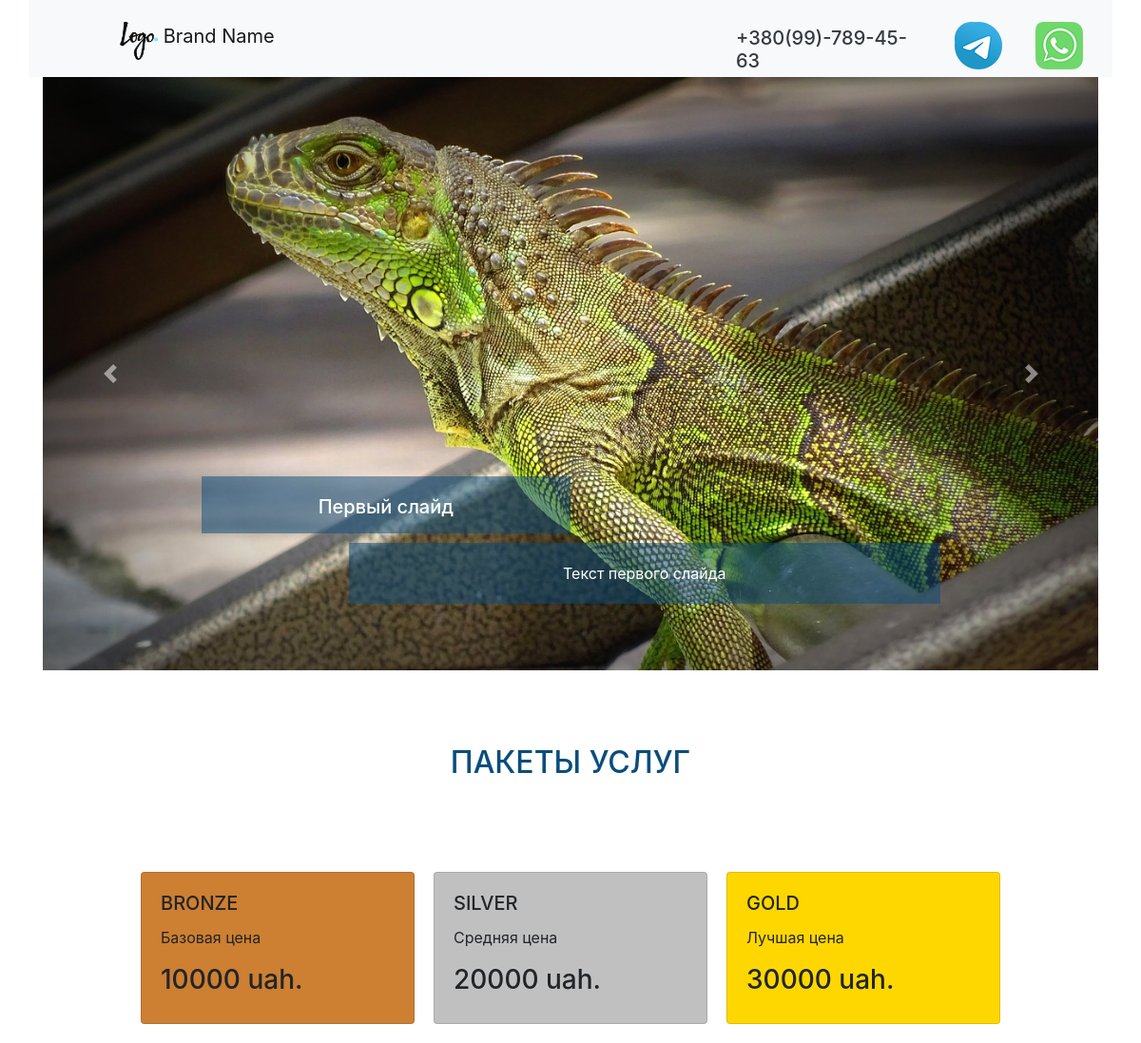
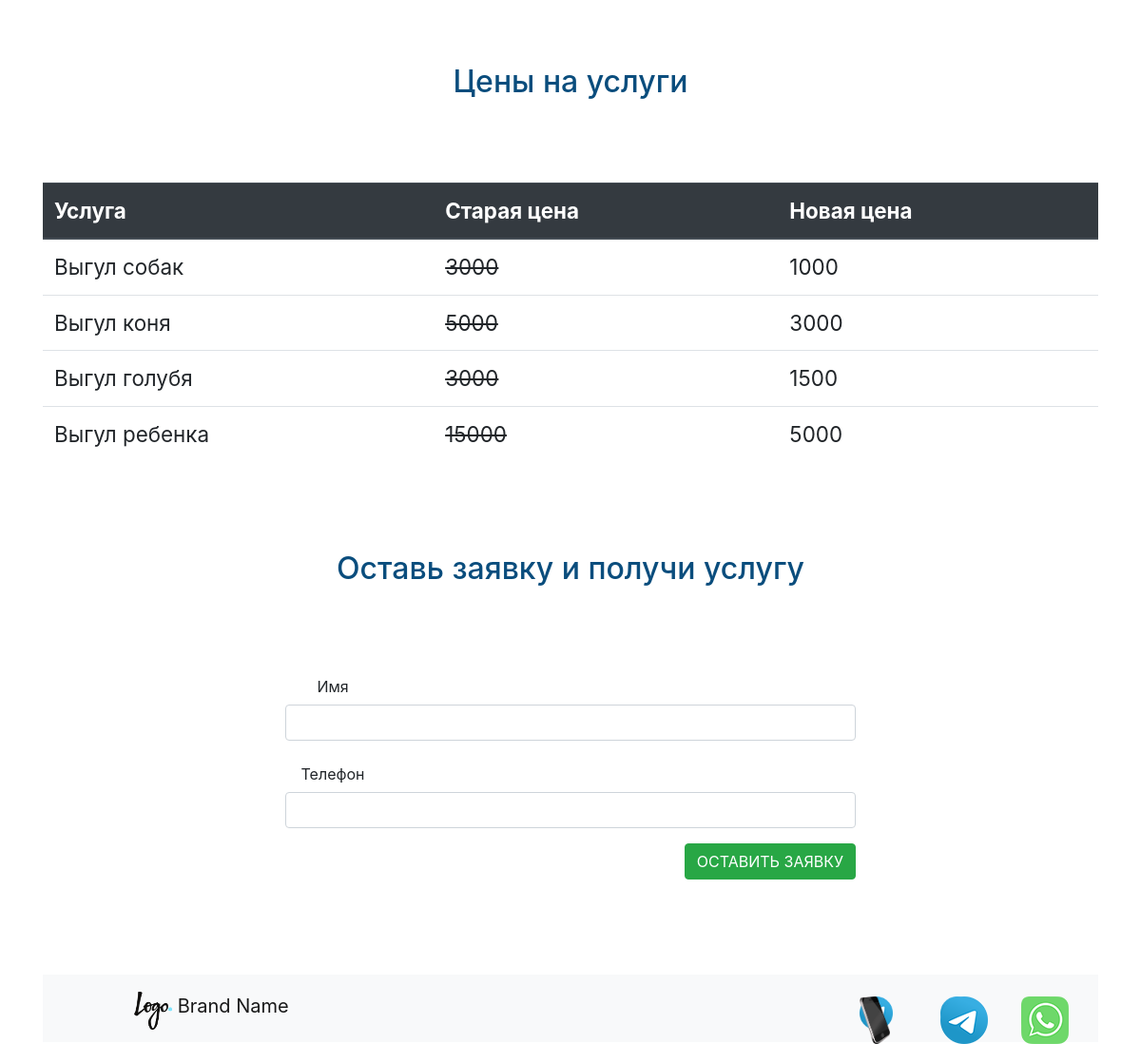
The page / on the database its author committed (2 pictures, top to bottom).
### cms/models.py (models this page shows, shortened)
class CmsSlider(models.Model):
    sl_img = models.ImageField(upload_to='sliderimg/', verbose_name='Картинка слайдера')
    sl_title = models.CharField(max_length=100, verbose_name='Заголовок слайдера')
    sl_text = models.CharField(max_length=250, verbose_name='Текст слайдера')
    sl_css = models.CharField(max_length=50, null=True, default='-', verbose_name='CSS класс')
    class Meta:
        verbose_name = 'Слайд'
        verbose_name_plural = 'Слайды'

### price/models.py (models this page shows, shortened)
class PriceCard(models.Model):
    pc_value = models.CharField(max_length=50, verbose_name='Цена')
    pc_description = models.CharField(max_length=200, verbose_name='Описание')
    class Meta:
        verbose_name = 'Цены'
        verbose_name_plural = 'Цены'

class PriceTable(models.Model):
    pt_title = models.CharField(max_length=200, verbose_name='Услуга')
    pt_old_price = models.CharField(max_length=50, verbose_name='Старая цена')
    pt_new_price = models.CharField(max_length=50, verbose_name='Новая цена')
    class Meta:
        verbose_name = 'Услугу'
        verbose_name_plural = 'Услуги'

### crm/views.py (the view)
# urls.py: path('', first_page, name='first_page')
def first_page(request):
    slide_list = CmsSlider.objects.all()
    pc_1 = PriceCard.objects.get(pk=1)
    pc_2 = PriceCard.objects.get(pk=2)
    pc_3 = PriceCard.objects.get(pk=3)
    price_table = PriceTable.objects.all()
    form = OrderForm()
    context = {
        'slide_list': slide_list,
        'pc_1': pc_1,
        'pc_2': pc_2,
        'pc_3': pc_3,
        'price_table': price_table,
        'form': form
    }
    return render(request, './index.html', context)

### crm/forms.py
class OrderForm(forms.Form):
    name = forms.CharField(max_length=100, widget=forms.TextInput(attrs={'class': 'form-control'}))
    phone = forms.CharField(max_length=100, widget=forms.TextInput(attrs={'class': 'form-control'}))

### templates/index.html (shortened to what this page needs)
{% extends 'base.html' %}
{% load static %}
{% block index %}
{% include 'carusel.html' %}
{% include 'price.html' %}
<section>
    <div class="container class_form">
        <h1 class="text-3">Оставь заявку и получи услугу</h1>
        <div class="row justify-content-center">
            <form action="{% url 'thanks' %}" method="POST" style="width: 50%;">
                <div class="form-group row">
                    <label for="inputEmail3" class="col-sm-2 col-form-label">Имя</label><br>
                    {{ form.name }}
                </div>
                <div class="form-group row">
                    <label for="inputEmail3" class="col-sm-2 col-form-label">Телефон</label><br>
                    {{ form.phone }}
                </div>
                <div style="float: right;" class="form-group row">
                    <button type="submit" class="btn btn-success">ОСТАВИТЬ ЗАЯВКУ</button>
                </div>
            </form>
        </div>
    </div>
</section>
{% endblock %}

### templates/base.html (shortened to what this page needs)
<!doctype html>
{% load static %}
<html lang="en">
<head>
    <link rel="stylesheet" href="{% static 'css/external.css' %}">
    <link rel="stylesheet" href="https://cdn.jsdelivr.net/npm/bootstrap@4.5.3/dist/css/bootstrap.min.css"
>
</head>
<body>
<header>
    <nav class="navbar navbar-light bg-light container">
        <a class="navbar-brand logo-top" href="#">
            <img src="{% static 'img/Logo.png' %}" width="40" height="40" class="d-inline-block align-top" alt=""
                 loading="lazy">
            Brand Name
        </a>
        <div class="contact-top">
            <a class="whatsapp-number" href="https://web.whatsapp.com/">
                <img src="{% static 'img/wa-image-color.png' %}" alt="whatsapp-number">
            </a>
            <a class="telegram-number" href="https://t.me/">
                <img src="{% static 'img/tg-image-color.png' %}" alt="telegram-number">
            </a>
            <a class="phone-number text-dark" href="tel:+380997894563">
                <h5>+380(99)-789-45-63</h5></a>
        </div>
    </nav>
</header>
{% block index %}{% endblock %}
<footer>
    <div class="container">
        <nav class="navbar navbar-light bg-light container">
            <a class="navbar-brand logo-top" href="#">
                <img src="{% static 'img/Logo.png' %}" width="40" height="40" class="d-inline-block align-top" alt=""
                     loading="lazy">
                Brand Name
            </a>
            <div class="contact-top">
                <a class="whatsapp-number" href="https://web.whatsapp.com/">
                    <img src="{% static 'img/wa-image-color.png' %}" alt="whatsapp-number">
                </a>
                <a class="telegram-number" href="https://t.me/">
                    <img src="{% static 'img/tg-image-color.png' %}" alt="telegram-number">
                </a>
                <a class="telegram-number" href="tel:+380997894563">
                    <img src="{% static 'img/phone.png' %}" height="50px">
                </a>
            </div>
        </nav>
    </div>
</footer>
</body>
</html>

### templates/carusel.html (shortened to what this page needs)
{% load static %}
<section>
    <div id="carouselExampleCaptions" class="carousel slide container" data-ride="carousel">
        <div class="carousel-inner">
            {% for slide in slide_list %}
            <div class="carousel-item {{ slide.sl_css }}">
                <img src="{{ slide.sl_img.url }}" class="d-block w-100" alt="...">
                <div class="carousel-caption d-none d-md-block">
                    <h5 class="slaider_h">{{ slide.sl_title }}</h5>
                    <p class="slaider_p">{{ slide.sl_text }}</p>
                </div>
            </div>
            {% endfor %}
        </div>
        <a class="carousel-control-prev" href="#carouselExampleCaptions" role="button" data-slide="prev">
            <span class="carousel-control-prev-icon" aria-hidden="true"></span>
        </a>
        <a class="carousel-control-next" href="#carouselExampleCaptions" role="button" data-slide="next">
            <span class="carousel-control-next-icon" aria-hidden="true"></span>
        </a>
    </div>
</section>

### templates/price.html
<section>
    <div class="container">
        <h1 class="text-3">ПАКЕТЫ УСЛУГ</h1>
        <div class="row justify-content-center">
            <div class="card product_card" style="width: 18rem; background-color: #cd7f32;">
                <div class="card-body">
                    <h5 class="card-title">BRONZE</h5>
                    <p class="card-text">{{ pc_1.pc_description }}</p>
                    <h3>{{ pc_1.pc_value }} uah.</h3>
                </div>
            </div>
            <div class="card product_card" style="width: 18rem; background-color: #c0c0c0;">
                <div class="card-body">
                    <h5 class="card-title">SILVER</h5>
                    <p class="card-text">{{ pc_2.pc_description }}</p>
                    <h3>{{ pc_2.pc_value }} uah.</h3>
                </div>
            </div>
            <div class="card product_card" style="width: 18rem; background-color: #ffd700;">
                <div class="card-body">
                    <h5 class="card-title">GOLD</h5>
                    <p class="card-text">{{ pc_3.pc_description }}</p>
                    <h3>{{ pc_3.pc_value }} uah.</h3>
                </div>
            </div>
        </div>
    </div>
</section>
<section>
    <div class="container">
        <h1 class="text-3">Цены на услуги</h1>
        <table class="table table_one">
            <thead class="thead-dark">
            <tr>
                <th scope="col">Услуга</th>
                <th scope="col">Старая цена</th>
                <th scope="col">Новая цена</th>
            </tr>
            </thead>
            <tbody>
            {% for el in price_table %}
            <tr>
                <td>{{ el.pt_title }}</td>
                <td>
                    <del>{{ el.pt_old_price }}</del>
                </td>
                <td>{{ el.pt_new_price }}</td>
            </tr>
            {% endfor %}
            </tbody>
        </table>
    </div>
</section>

### config/static/css/external.css (style rules this page uses)
.logo-top { width: 100px; height: 40px; float: left; margin: 0px 0px 5px 80px; }
.phone-number { width: 200px; height: 40px; float: right; margin: 20px 10px 5px 20px; }
.whatsapp-number { width: 35px; height: 35px; float: right; margin: 15px 30px 5px 20px; background: url(./img/wa-image-color.png) no-repeat center top / cover; transition: 0.5s ease-in-out; }
.telegram-number { width: 35px; height: 35px; float: right; margin: 15px 30px 5px 20px; background: url(./img/tg-image-color.png) no-repeat center top / cover; transition: 0.5s ease-in-out; }
.slaider_h { height: 60px; width: 50%; margin: 30px 0px 10px 0px; padding-top: 20px; background-color: rgba(10, 77, 125, 0.5); text-align: center; }
.slaider_p { height: 100%; width: 80%; float: right; margin: 0px 0px 30px 0px; padding-top: 20px; padding-bottom: 20px; background-color: rgba(10, 77, 125, 0.5); text-align: center; }
.text-3 { color: rgb(10, 77, 125); font-size: 2em; text-align: center; padding-top: 7%; padding-bottom: 7%; }
.product_card { margin: 10px; }
.table_one { font-size: 1.4em; }
.class_form { text-align: center; padding-bottom: 7%; }

### rows shown on the page
CmsSlider: sl_img (picture), sl_title "Первый слайд", sl_text "Текст первого слайда"
PriceCard: pc_description "Базовая цена", pc_value "10000"
PriceCard: pc_description "Средняя цена", pc_value "20000"
PriceCard: pc_description "Лучшая цена", pc_value "30000"
PriceTable: pt_title "Выгул собак", pt_old_price "3000", pt_new_price "1000"
PriceTable: pt_title "Выгул коня", pt_old_price "5000", pt_new_price "3000"
PriceTable: pt_title "Выгул голубя", pt_old_price "3000", pt_new_price "1500"
PriceTable: pt_title "Выгул ребенка", pt_old_price "15000", pt_new_price "5000"
